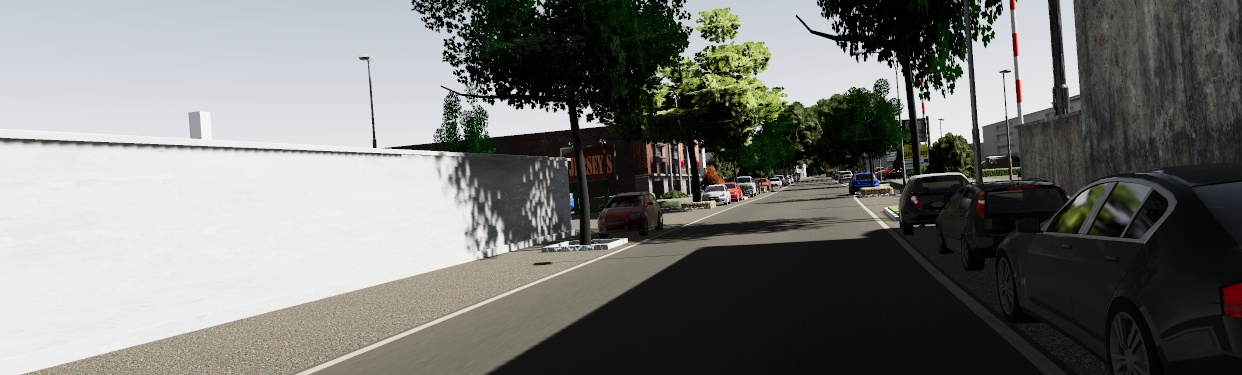
#> input picture v_kitti_detection/testing/rgb_00000.jpg, 1242 x 375 px
$ python bbox_from_mask.py
#> lines starting #> are read from the running program, lines starting #| are printed output that depends on the picture; after the words box and inside, x2 and y2 are one past the last pixel; in counts of white or black regions, pixels touching at a corner belong together
'''
Build Bounding boxes from masks

IC
'''

import os
import numpy as np
import torch
from PIL import Image

import pandas as pd

import cv2


def stack_to_rgb(df):
	r = np.array(df['r'])
	g = np.array(df['g'])
	b = np.array(df['b'])

	mask = np.stack([r,g,b], axis= 1)
	mask = mask[:-1]

	labels = list(df['Category'])[:-1]

	return labels, mask
def bbox(r,c):
	rows = np.any(r, axis=1)
	cols = np.any(c, axis=0)
	rmin, rmax = np.argmax(rows), img.shape[0] - 1 - np.argmax(np.flipud(rows))
	cmin, cmax = np.argmax(cols), img.shape[1] - 1 - np.argmax(np.flipud(cols))
	return rmin, rmax, cmin, cmax

def process_image(img, mask, label):
#> called with img = 'rgb_00000.jpg', mask = 'classgt_00000.png', label = 'colors.txt'
	from pprint import pprint

	cv_img = cv2.imread(img)
#> cv_img is the input picture: shape (375, 1242, 3); mean B, G, R 114.9, 118, 117.5

	img = Image.open(img).convert("RGB")


	# cv2.imshow('OG', image)
	# cv2.waitKey(0)

	# exit()

	cv_mask = cv2.imread(mask,1)
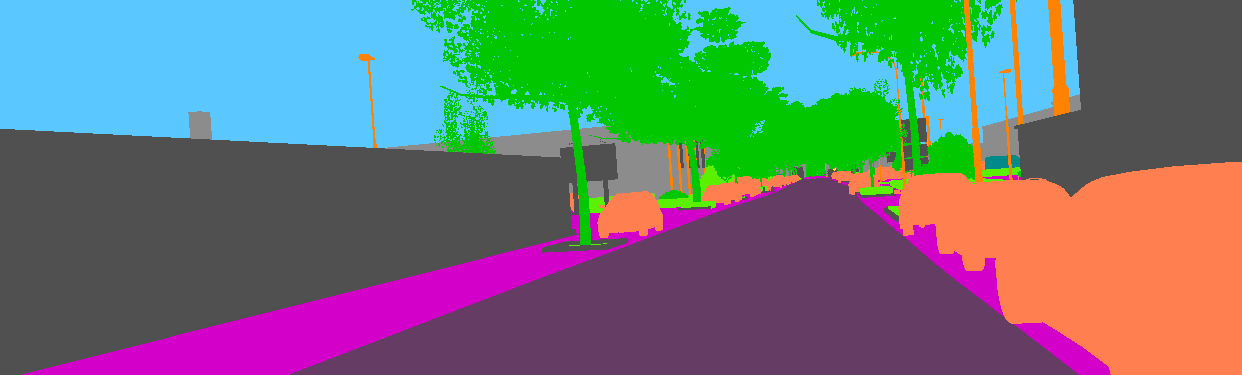
#> input picture v_kitti_detection/testing/classgt_00000.png, 1242 x 375 px
#> cv_mask is the input picture: shape (375, 1242, 3); mean B, G, R 114.7, 118.8, 107.2


	mask = Image.open(mask)

	seg = np.array(mask)

	df = pd.read_csv(label, sep= ' ')
#> (reads v_kitti_detection/testing/colors.txt from the repository)
	labels, masks_id = stack_to_rgb(df)
	num_objs = len(labels)


	# num_objs =5
	box_label = []
	target_ls = []
	for i in range(num_objs):
		target_ls = show_image_bbox(cv_img, cv_mask, labels[i],masks_id[i]) #returns [{'labels':..., 'boxes': ...},
		box_label.extend(target_ls)
#> this loop made 14 passes
#> contours in show_image_bbox on pass 12: [[[855, 165], [855, 166]]]
#> pass 1, in show_image_bbox, `mask = cv2.inRange(frame, masks_id, masks_id)`:
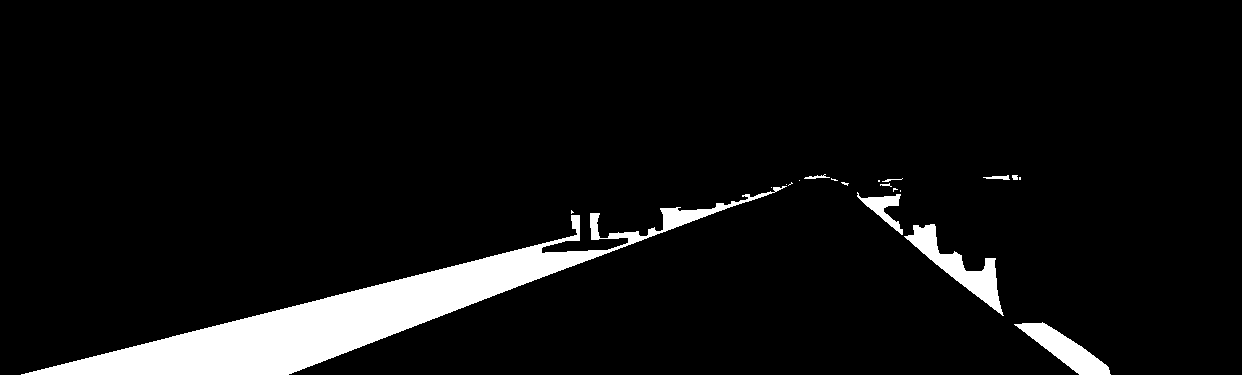
#> mask: shape (375, 1242); 6.5% white; 20 white regions (11 under 20 px), largest, box (x1, y1, x2, y2) and area: (21, 186, 787, 375) 24899, (904, 224, 1004, 316) 2454, (1014, 322, 1111, 375) 1918
#> pass 1, in show_image_bbox, `res = cv2.bitwise_and(frame,frame, mask= mask)`:
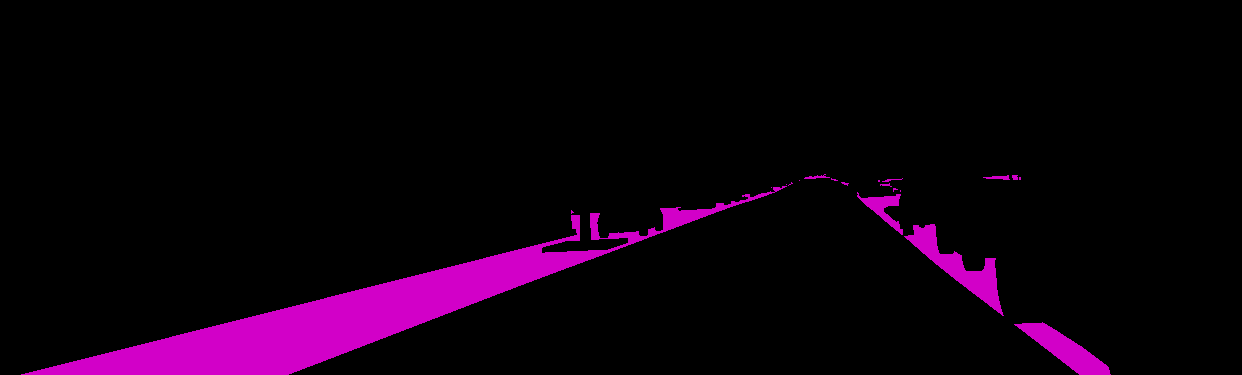
#> res: shape (375, 1242, 3); mean R, G, B 13.6, 0, 13
#> pass 1, in show_image_bbox, `cv2.imshow('masked',ogimg)`:
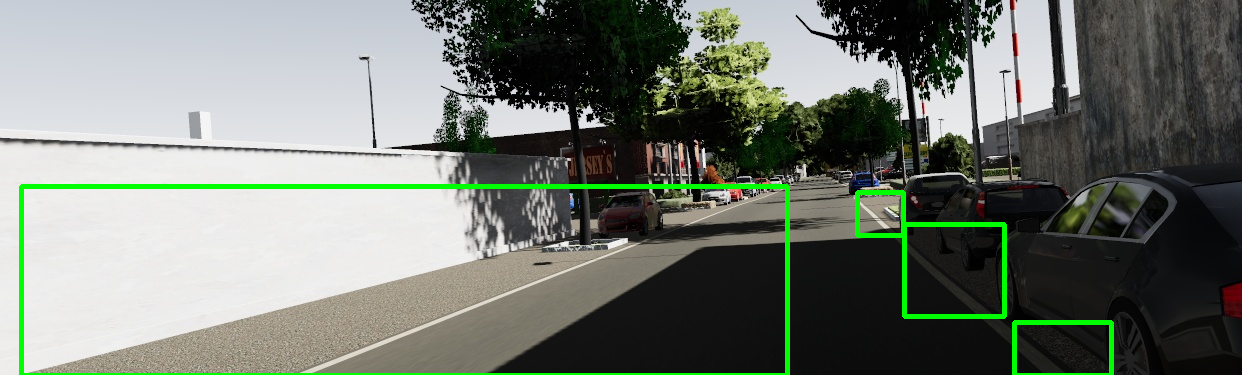
#> window 'masked': shape (375, 1242, 3); mean B, G, R 112.6, 121.7, 115
#> pass 2, in show_image_bbox (call 2), `mask = cv2.inRange(frame, masks_id, masks_id)`:
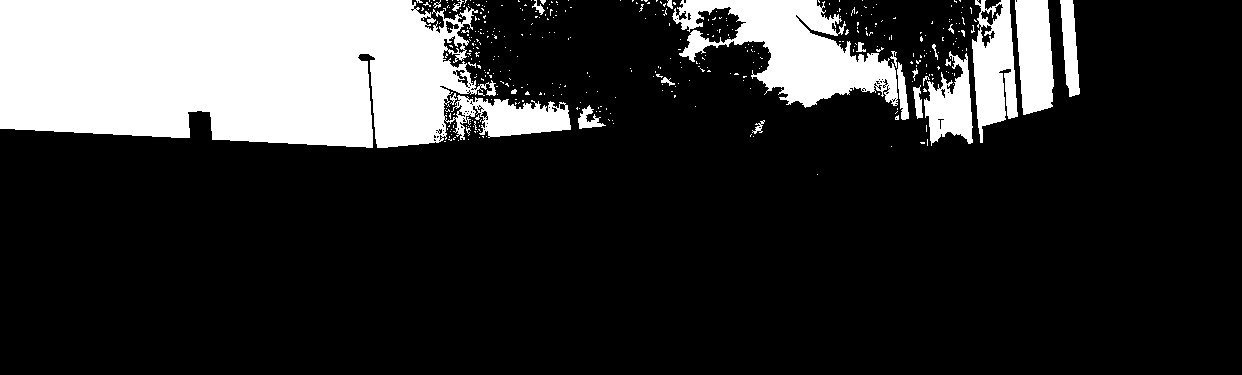
#> mask: shape (375, 1242); 19.5% white; 400 white regions (376 under 20 px), largest, box (x1, y1, x2, y2) and area: (0, 0, 571, 148) 64994, (672, 0, 898, 108) 11568, (972, 0, 1018, 143) 4149
#> after the loop:
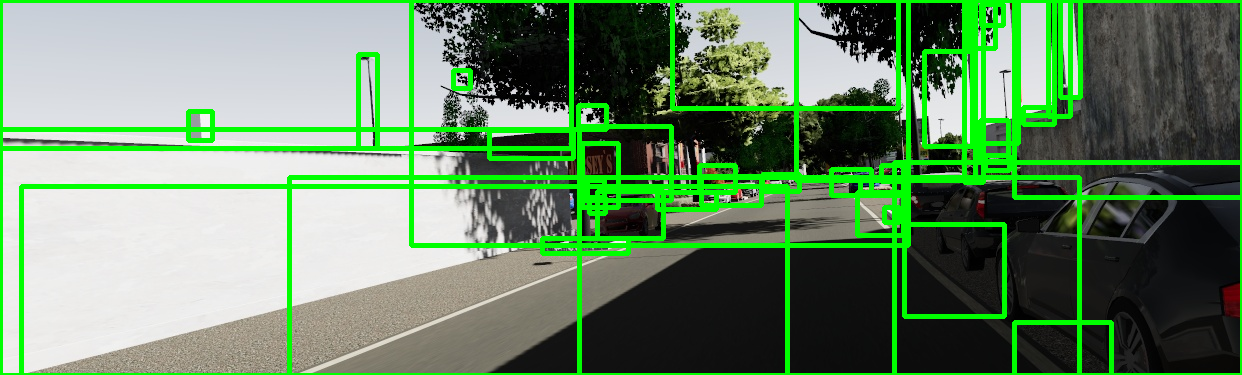
#> cv_img: shape (375, 1242, 3); 13.45% of pixels changed, all inside (x1, y1, x2, y2) = (0, 0, 1242, 375)
#> after the loop, box_label = 42 items


		# [13 lines of commented-out code are left out]


	xmin, ymin, xmax, ymax = box_label[0]['boxes']
#> xmin = 1014; ymin = 322; xmax = 1111; ymax = 375

	print(xmin, ymin, xmax, ymax)
#| 1014 322 1111 375
	im_arr = np.asarray(img)
	# convert rgb array to opencv's bgr format
	im_arr_bgr = cv2.cvtColor(im_arr, cv2.COLOR_RGB2BGR)

	cv2.rectangle(im_arr_bgr,(xmin, ymin),(xmax, ymax), color=(0, 255, 0), thickness=3)
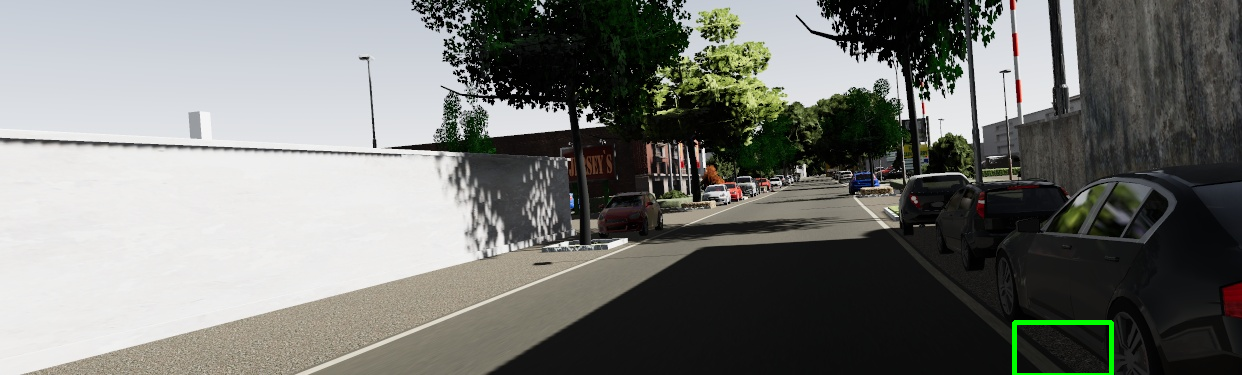
#> im_arr_bgr: shape (375, 1242, 3); 0.26% of pixels changed, all inside (x1, y1, x2, y2) = (1012, 320, 1114, 375)

	im_arr = cv2.cvtColor(im_arr_bgr, cv2.COLOR_BGR2RGB)


	# cv2.imshow('masked',cv_img)
	# cv2.waitKey(0)
	# convert back to Image object
	im = Image.fromarray(im_arr)

	im.show()


	return box_label


def show_image_bbox(ogimg, image, labels, masks_id):


	frame = cv2.cvtColor(image, cv2.COLOR_BGR2RGB)

	mask = cv2.inRange(frame, masks_id, masks_id)

	res = cv2.bitwise_and(frame,frame, mask= mask)

	contours, _ = cv2.findContours(mask, cv2.RETR_EXTERNAL, cv2.CHAIN_APPROX_SIMPLE)

	box_ls = []
	for contour in contours:

		# cv2.drawContours(res, contour, -1, (0, 255, 0), 3)

		rect = cv2.boundingRect(contour)

		if rect[2] < 15 or rect[3] < 15: continue

		xmin = int(rect[0])
		ymin = int(rect[1])
		xmax = int(rect[0]+rect[2])
		ymax = int(rect[1]+rect[3])

		cv2.rectangle(ogimg, (int(rect[0]), int(rect[1])),(int(rect[0]+rect[2]), int(rect[1]+rect[3])), (0, 255, 0), 3)


		# [15 lines of commented-out code are left out]


		boxes = [xmin, ymin, xmax, ymax]

		print(boxes)

		target = dict()
		target['labels'] = labels
		target['boxes'] = boxes

		box_ls.append(target)
		# [14 lines of commented-out code are left out]


	cv2.imshow('masked',ogimg)
	cv2.waitKey(0)

	return box_ls


def run():

	image = 'rgb_00000.jpg'
	mask = 'classgt_00000.png'
	text_containing_labels = 'colors.txt'

	target = process_image(image, mask, text_containing_labels)
#> target = 42 items

	print(target)
#> (printed output is left out)


if __name__ == '__main__':
	run()
